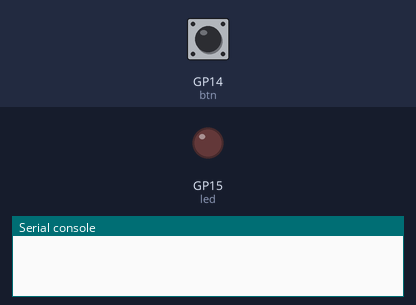
The program below on a simulated Raspberry Pi Pico running MicroPython. On the bench: output pins drawn as LEDs (lit = HIGH), the last lines printed to the serial console. Wiring (from the project's diagram.json): green button on GP14, red LED on GP15. The test bench sets the inputs (shaded band); at power-on: GP14 (btn) LOW. Random numbers come from a fixed seed.

Above: at 4.2 s.
4.3 s: GP14 (btn) pulled HIGH for 0.15 s
At 5.8 s:
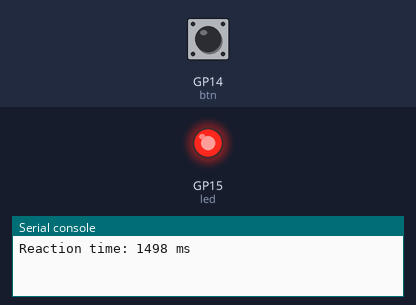
Timing chart, 0 to 10.6 s (numbered marks = the images above; inputs shaded):
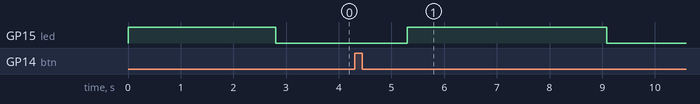

Measured:
- after the input at 4.3 s, GP15 (led): LOW → HIGH after 1.0 s, → LOW 3.8 s later

The program:

main.py
```python
from machine import Pin
import utime, urandom

# --- pinnit ---
led = Pin(15, Pin.OUT, value=0)          # ulkoinen LED
btn = Pin(14, Pin.IN, Pin.PULL_DOWN)     # nappi GP14 <-> 3V3

# --- tilamuuttujat ---
timer_start = 0
pressed_time = 0
waiting_for_press = False
pressed_flag = False

def on_press(pin):
    global pressed_time, pressed_flag, waiting_for_press
    if waiting_for_press:
        pressed_time = utime.ticks_ms()
        pressed_flag = True
        btn.irq(handler=None)   # one-shot

def random_delay_ms(lo=1500, hi=4000):
    span = hi - lo + 1
    return lo + (urandom.getrandbits(16) % span)

while True:
    # odota että nappi ei ole pohjassa
    while btn.value():
        utime.sleep_ms(5)

    # LED päälle = valmius
    led.value(1)
    utime.sleep_ms(random_delay_ms())

    # LED pois = GO
    led.value(0)
    timer_start = utime.ticks_ms()
    waiting_for_press = True
    pressed_flag = False
    btn.irq(trigger=Pin.IRQ_RISING, handler=on_press)

    # odota painallus
    while not pressed_flag:
        utime.sleep_ms(1)

    # reaktioaika
    reaction_ms = utime.ticks_diff(pressed_time, timer_start)
    print("Reaction time:", reaction_ms, "ms")

    # pieni tauko ennen seuraavaa kierrosta
    waiting_for_press = False
    utime.sleep_ms(1000)
```
